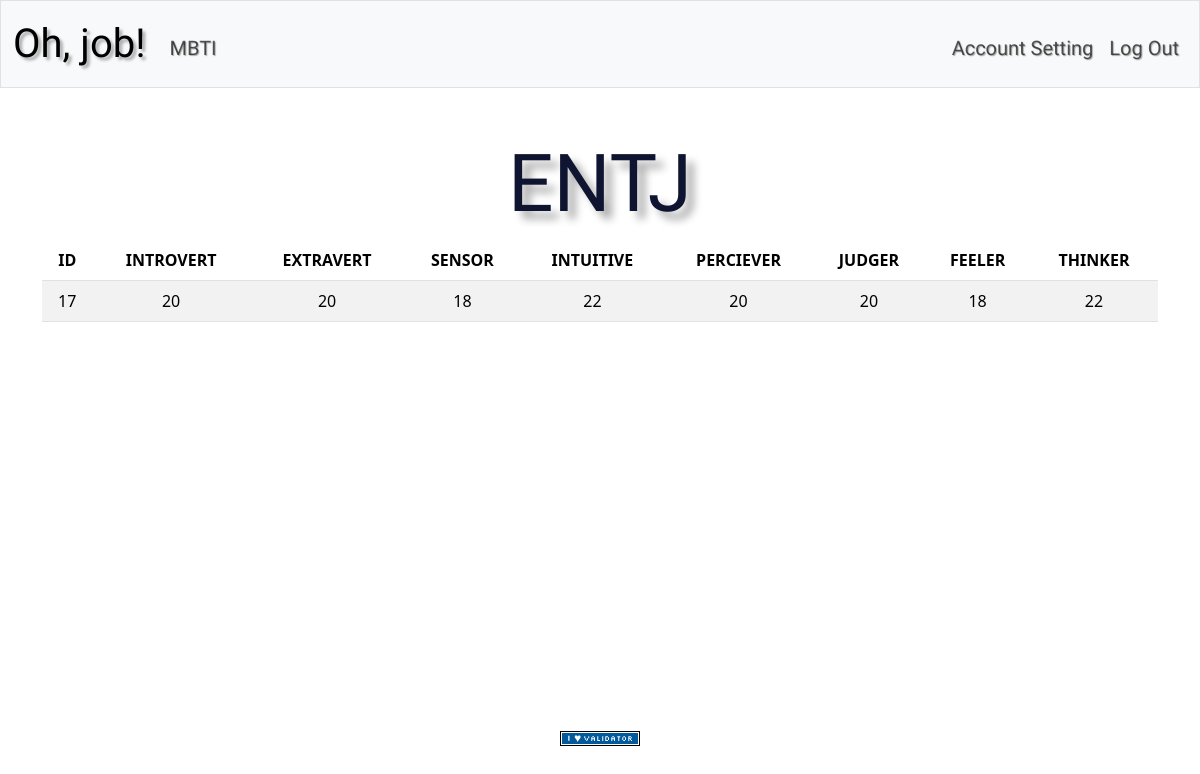
The page /results (signed in) on the database its author committed.
### tables this page shows
CREATE TABLE history_results (id INTEGER PRIMARY KEY  AUTOINCREMENT NOT NULL, mbti TEXT NOT NULL, introvert INTEGER NOT NULL, extravert INTEGER NOT NULL, sensor INTEGER NOT NULL, intuitive INTEGER NOT NULL, feeler INTEGER NOT NULL, thinker INTEGER NOT NULL, perciever INTEGER NOT NULL, judger INTEGER NOT NULL);

### app.py (the view)
@app.route("/results")
@login_required
def intp():
    result = db.execute("SELECT * FROM history_results WHERE id = (SELECT MAX(id) FROM history_results)")
    return render_template("results.html", result=result)

### app.py (called while the page is built)
@app.after_request
def after_request(response):
    response.headers["Cache-Control"] = "no-cache, no-store, must-revalidate"
    response.headers["Expires"] = 0
    response.headers["Pragma"] = "no-cache"
    return response

### helpers.py (called while the page is built)
def login_required(f):
    @wraps(f)
    def decorated_function(*args, **kwargs):
        if session.get("user_id") is None:
            return redirect("/login")
        return f(*args, **kwargs)
    return decorated_function

### templates/results.html (shortened to what this page needs)
{% extends "layout.html" %}
{% block main %}
<div>
    <h1 class="header-text" style="text-align: center;">{{result[0].mbti}}</h1>
</div>
<div>
    <table class="table table-striped">
        <thead>
            <tr>
                <th scope="col">ID</th>
                <th scope="col">INTROVERT</th>
                <th scope="col">EXTRAVERT</th>
                <th scope="col">SENSOR</th>
                <th scope="col">INTUITIVE</th>
                <th scope="col">PERCIEVER</th>
                <th scope="col">JUDGER</th>
                <th scope="col">FEELER</th>
                <th scope="col">THINKER</th>
            </tr>
        </thead>
        <tb>
            <tr>
                <td>{{result[0].id}}</td>
                <td>{{result[0].introvert}}</td>
                <td>{{result[0].extravert}}</td>
                <td>{{result[0].sensor}}</td>
                <td>{{result[0].intuitive}}</td>
                <td>{{result[0].perciever}}</td>
                <td>{{result[0].judger}}</td>
                <td>{{result[0].feeler}}</td>
                <td>{{result[0].thinker}}</td>
            </tr>
        </tb>
    </table>
</div>
{% endblock %}

### static/styles.css (style rules this page uses)
.main { width: 100%; height: 100%; background-image: url(/static/background.png); background-repeat: no-repeat; background-attachment: fixed; background-size: cover; }
body { min-height: 100vh; display: flex; flex-direction: column; }
.header-text { font-family: "Sofia", sans-serif; font-size: 80px; text-shadow: 8px 8px 8px #ababab; color: #0f1530; }

### rows shown on the page
history_results: mbti "ENTJ", id "17", introvert "20", extravert "20", sensor "18", intuitive "22", perciever "20", judger "20", feeler "18", thinker "22"
